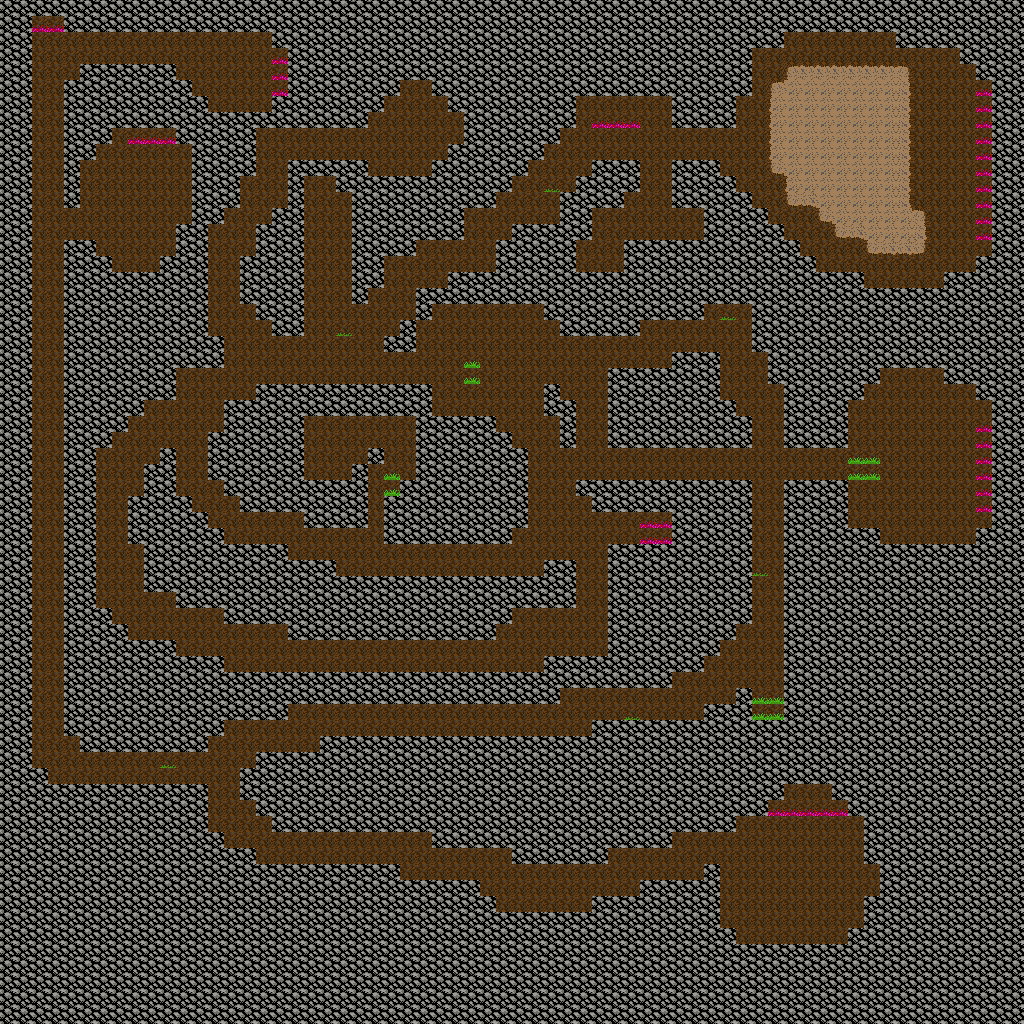

Rendered tile map (Tiled .tmx) drawn with the repository's tilesets; below, a short description and the map source with its tile grids summarised:
An orthogonal 64x64 tile map with 16x16 px tiles, 5 tile layers (base, dangerGrass, walls, grass, ...) and 56 objects (17x slime, 14x goblin, 3x golem, treasure5, treasure4, ...).

<map version="1.2" tiledversion="1.2.3" orientation="orthogonal" renderorder="right-down" width="64" height="64" tilewidth="16" tileheight="16" infinite="0" nextlayerid="10" nextobjectid="70">
 <tileset firstgid="1" name="addableTiles" tilewidth="16" tileheight="16" tilecount="62" columns="62">
  <image source="../images/tiles/addableTiles.png" trans="ffffff" width="992" height="16" />
 </tileset>
 <layer id="1" name="base" width="64" height="64">
  <data>[4096 cells, 4096 non-empty, 10 distinct tile ids]</data>
 </layer>
 <layer id="9" name="dangerGrass" width="64" height="64">
  <properties>
   <property name="damage" type="int" value="1" />
  </properties>
  <data>[4096 cells, 36 non-empty, 1 distinct tile ids]</data>
 </layer>
 <layer id="2" name="walls" width="64" height="64">
  <data>[4096 cells, 2646 non-empty, 1 distinct tile ids]</data>
 </layer>
 <layer id="3" name="grass" width="64" height="64">
  <data>[4096 cells, 6 non-empty, 1 distinct tile ids]</data>
 </layer>
 <layer id="4" name="hardGrass" width="64" height="64">
  <data>[4096 cells, 12 non-empty, 1 distinct tile ids]</data>
 </layer>
 <objectgroup id="5" name="objectsLayer">
  <object id="1" name="treasure5" gid="20" x="945" y="465.5" width="16" height="16" />
  <object id="2" name="treasure4" gid="20" x="848" y="154.667" width="16" height="16" />
  <object id="3" name="treasure3" gid="20" x="144" y="202.667" width="16" height="16" />
  <object id="4" name="treasure2" gid="20" x="240" y="73.3333" width="16" height="16" />
  <object id="5" name="treasure1" gid="20" x="784" y="872" width="16" height="16" />
  <object id="9" name="barrel1" gid="1" x="768" y="480" width="16" height="16" />
  <object id="8" name="barrel2" gid="1" x="752" y="480" width="16" height="16" />
  <object id="7" name="barrel3" gid="1" x="768" y="464" width="16" height="16" />
  <object id="6" name="barrel4" gid="1" x="752" y="464" width="16" height="16" />
  <object id="12" name="barrel5" gid="1" x="305.424" y="251.909" width="16" height="16" />
  <object id="11" name="barrel6" gid="1" x="368" y="496" width="16" height="16" />
  <object id="10" name="barrel7" gid="1" x="224.545" y="349.273" width="16" height="16" />
  <object id="13" name="barrel8" gid="1" x="368" y="524" width="16" height="16" />
  <object id="25" name="barrel9" gid="1" x="400" y="368" width="16" height="16" />
  <object id="26" name="barrel10" gid="1" x="400" y="384" width="16" height="16" />
  <object id="27" name="treasure6" gid="20" x="324.909" y="438.182" width="16" height="16" />
  <object id="28" name="treasure7" gid="20" x="344.182" y="438" width="16" height="16" />
  <object id="29" name="treasure8" gid="20" x="304.909" y="472.239" width="16" height="16" />
  <object id="31" name="treasure10" gid="20" x="324.523" y="472.045" width="16" height="16" />
  <object id="32" name="treasure11" gid="20" x="364.92" y="438.068" width="16" height="16" />
  <object id="67" name="player" gid="59" x="389" y="140" width="16" height="16" />
  <object id="69" name="treasure9" gid="20" x="305.875" y="438.636" width="16" height="16" />
 </objectgroup>
 <objectgroup id="6" name="goblinSpawnPoints">
  <object id="49" name="goblin" gid="60" x="830" y="211" width="16" height="16" />
  <object id="50" name="goblin" gid="60" x="815" y="176" width="16" height="16" />
  <object id="51" name="goblin" gid="60" x="808" y="107" width="16" height="16" />
  <object id="52" name="goblin" gid="60" x="827" y="75" width="16" height="16" />
  <object id="53" name="goblin" gid="60" x="861" y="233" width="16" height="16" />
  <object id="54" name="goblin" gid="60" x="884" y="443" width="16" height="16" />
  <object id="55" name="goblin" gid="60" x="902" y="469" width="16" height="16" />
  <object id="56" name="goblin" gid="60" x="821" y="889" width="16" height="16" />
  <object id="57" name="goblin" gid="60" x="794" y="916" width="16" height="16" />
  <object id="58" name="goblin" gid="60" x="130" y="235" width="16" height="16" />
  <object id="59" name="goblin" gid="60" x="104" y="195" width="16" height="16" />
  <object id="60" name="goblin" gid="60" x="215" y="95" width="16" height="16" />
  <object id="61" name="goblin" gid="60" x="195" y="70" width="16" height="16" />
  <object id="62" name="goblin" gid="60" x="159" y="221" width="16" height="16" />
 </objectgroup>
 <objectgroup id="7" name="golemSpawnPoints">
  <object id="46" name="golem" gid="61" x="896" y="202" width="16" height="16" />
  <object id="47" name="golem" gid="61" x="782" y="138" width="16" height="16" />
  <object id="48" name="golem" gid="61" x="880" y="83" width="16" height="16" />
 </objectgroup>
 <objectgroup id="8" name="slimeSpawnPoints">
  <object id="33" name="slime" gid="62" x="165" y="60" width="16" height="16" />
  <object id="34" name="slime" gid="62" x="95" y="58" width="16" height="16" />
  <object id="35" name="slime" gid="62" x="95" y="232" width="16" height="16" />
  <object id="36" name="slime" gid="62" x="172" y="432" width="16" height="16" />
  <object id="37" name="slime" gid="62" x="506" y="391" width="16" height="16" />
  <object id="38" name="slime" gid="62" x="226" y="750" width="16" height="16" />
  <object id="39" name="slime" gid="62" x="506" y="727" width="16" height="16" />
  <object id="40" name="slime" gid="62" x="903" y="515" width="16" height="16" />
  <object id="41" name="slime" gid="62" x="897" y="412" width="16" height="16" />
  <object id="42" name="slime" gid="62" x="747" y="899" width="16" height="16" />
  <object id="43" name="slime" gid="62" x="388" y="859" width="16" height="16" />
  <object id="44" name="slime" gid="62" x="42" y="560" width="16" height="16" />
  <object id="45" name="slime" gid="62" x="471" y="250" width="16" height="16" />
  <object id="63" name="slime" gid="62" x="505" y="344" width="16" height="16" />
  <object id="64" name="slime" gid="62" x="555" y="538" width="16" height="16" />
  <object id="65" name="slime" gid="62" x="556" y="641" width="16" height="16" />
  <object id="66" name="slime" gid="62" x="568" y="164" width="16" height="16" />
 </objectgroup>
</map>
